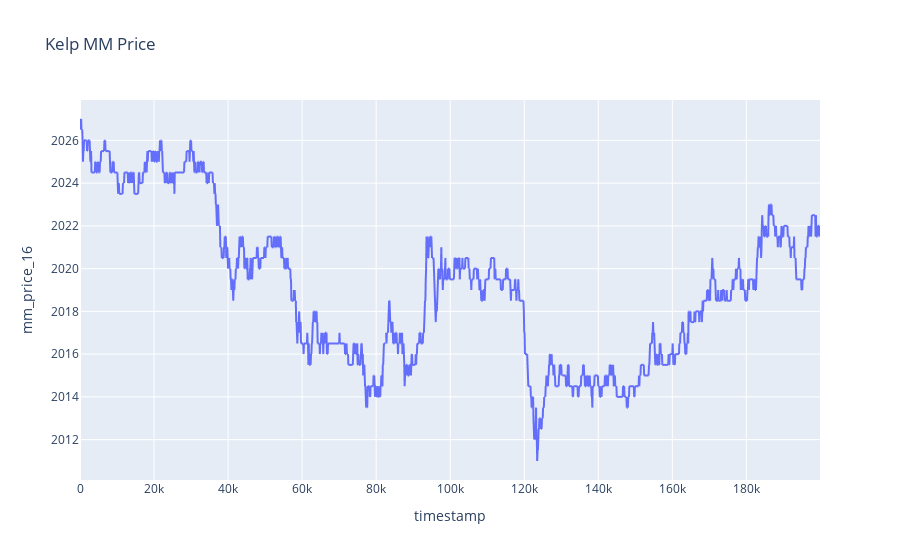

Write notebook code for a chart like this one.
### Code cell
px.line(kelp_data, 'timestamp', 'mm_price_16', title='Kelp MM Price')

### Figure 1 — Plotly figure (JSON) as saved in the notebook; plotly's stock layout.template omitted (floating-point values rounded to 4 significant figures; data arrays with more than 128 entries replaced by an {"elided": "..."} marker saying what was removed)
{"data": [{"hovertemplate": "timestamp=%{x}<br>mm_price_16=%{y}<extra></extra>", "legendgroup": "", "line": {"color": "#636efa", "dash": "solid"}, "marker": {"symbol": "circle"}, "mode": "lines", "name": "", "showlegend": false, "type": "scattergl", "x": {"elided": "2000 int values"}, "xaxis": "x", "y": {"elided": "2000 float values"}, "yaxis": "y"}], "layout": {"legend": {"tracegroupgap": 0}, "title": {"text": "Kelp MM Price"}, "xaxis": {"anchor": "y", "domain": [0, 1], "title": {"text": "timestamp"}}, "yaxis": {"anchor": "x", "domain": [0, 1], "title": {"text": "mm_price_16"}}}}
